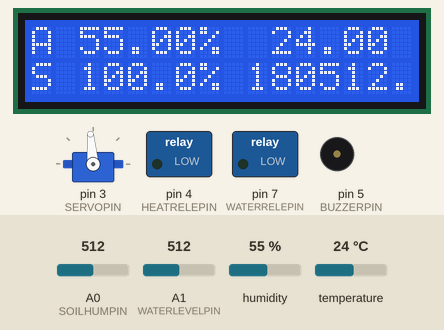
A sketch run on a simulated Arduino Uno, built with avr-gcc and run on an emulated ATmega328P. On the bench: servo, 16×2 character LCD, switched loads named in the sketch (green lamp = pin HIGH), buzzer (waves = sounding). Inputs (shaded band) come from the test bench; at power-on: A1 (WATERLEVELPIN) = 512, humidity 55 %, A0 (SOILHUMPIN) = 512, temperature 24 °C.

Above: at 1.3 s.
1.4 s: A1 (WATERLEVELPIN) set to 482
At 3.5 s:
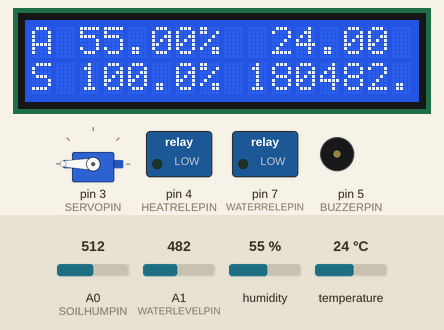
7.5 s: humidity set to 68 %
At 10.1 s:
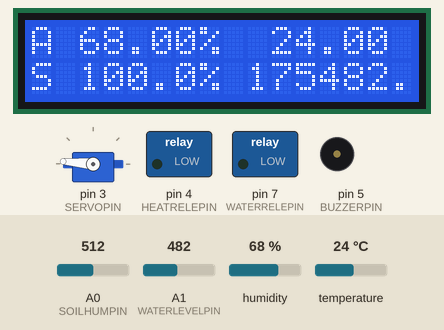
13.6 s: A0 (SOILHUMPIN) set to 992
At 16.0 s:
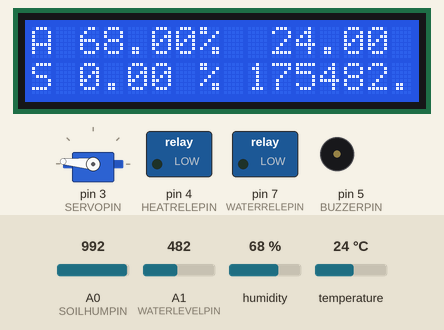
16.5 s: A1 (WATERLEVELPIN) set to 510
At 17.2 s:
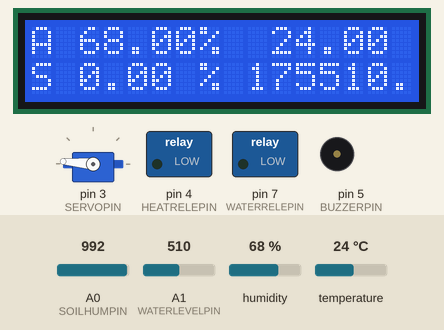
18.1 s: temperature set to 12 °C
At 19.8 s:
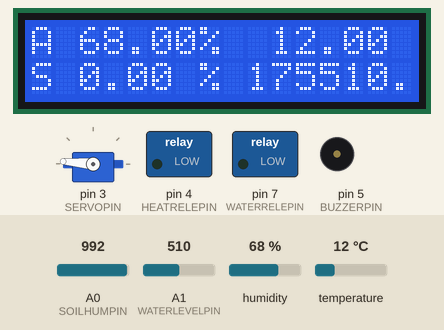
20.2 s: A0 (SOILHUMPIN) set to 716
At 29.7 s:
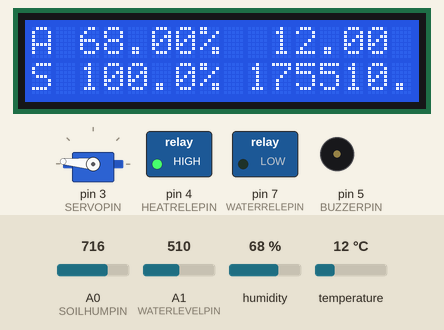
Timing chart, 0 to 32.6 s (numbered marks = the images above; inputs shaded):
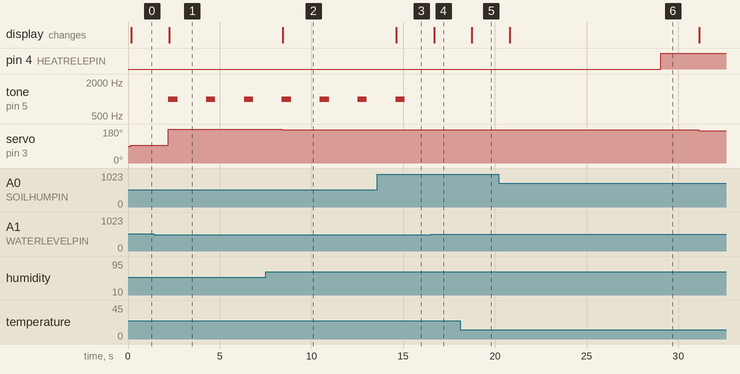

Measured:
- the behaviour switches between 500 and 499 on A1 (WATERLEVELPIN) (found by bisection; images 0 and 1)
- after the input at 1.4 s, tone on pin 5 (BUZZERPIN): alternates 1000 Hz for 0.50 s and silent for 1.6 s, starting after 0.80 s; the display: changes after 0.84 s (image 1)
- after the input at 7.5 s, servo on pin 3 (SERVOPIN): 180° → 175° after 0.89 s; the display: changes after 0.93 s (image 2)
- after the input at 13.6 s, the display: changes after 1.0 s (image 3)
- after the input at 16.5 s, tone on pin 5 (BUZZERPIN): stays silent (without the input it goes to 1000 Hz after 0.15 s); the display: changes after 0.19 s (image 4)
- after the input at 18.1 s, the display: changes after 0.65 s (image 5)
- after the input at 20.2 s, the display: changes after 0.61 s (image 6)

The sketch:

PlantLifeSupportSystem.ino
```cpp
// Librarys
#include <DHT.h>
#include <LiquidCrystal_I2C.h>
#include <Servo.h>
#include <Wire.h>

// pins and types
#define DHTPIN 2
#define DHTTYPE DHT11
#define HEATRELEPIN 4
#define WATERRELEPIN 7
#define SERVOPIN 3
#define SOILHUMPIN A0
#define WATERLEVELPIN A1
#define BUZZERPIN 5

// Constants
const int sensorAirValue = 920;
const int sensorWaterValue = 875;
int ventAngle = 180;
int ticksSinceHumDrop;
int ticksSinceHumRise;
int oldAirHum = 0;
int oldTemp = 0;
int test = 0;
int ticksWithHeat = 0;
int ticksSinceHeat = 0;
int ticksWatering = 0;
int ticksSinceWatering = 0;
bool heatOn;
bool watering;

// Values
// the tempereatur wanted in the growing envirement
int wantedTemp = 28;
// the wanted humidity in the dirt
int wantedSoilHum = 90;
// the wanted air humidity
int wantedAirHum = 55;
// the amount of time the program will wait before opening up the vent more to lower the humidity (times 2 sek each)
int humCorrectingFactor = 10;
// the maximum rate at which the humidity can drop per tick before the program closes down the vent to limit it
int maxHumChangeDropRate = 1;
// the maximum rate at which the humidity can rise per tick before the program opens up the vent to limit it
int maxHumChangeRiseRate = 1;
// the amount of ticks the heating lamp will be turned on before waiting and then checking the temp again for effect (2X sec each)
int heatingTicks = 25;
// the amount of ticks the program will wait for temperatur to equalize before doing a new addjustment (2X sec each)
int waitAfterHeat = 15;
// the amount of ticks the program will run the watering pump before waiting and then checking the moisture again
int wateringTicks = 2;
// the amount of ticks the program will wait after it runns the pump to let the soil absorb the moisture.
int waitAfterWatering = 45;

// Instances
DHT dht(DHTPIN, DHTTYPE);
LiquidCrystal_I2C lcd(0x27, 16, 2);
Servo servo;

// Gets the temp from the sensor and returns it
float getTemp() {
  return dht.readTemperature();
}
// Gets the humidity from the sensor and returns it
float getAirHum() {
  return dht.readHumidity();
}

// Gets the analog signal from the soil moistur sensor, converts it to a humidity % and returns it
float getSoilHum() {
  float soilMoistureValue = analogRead(SOILHUMPIN);
  int soilMoisturePercent = ((map(soilMoistureValue, sensorAirValue, sensorWaterValue, 0, 1000)) / 10);

  if ( soilMoisturePercent >= 100) {
    return 100.00;
  }
  else if (soilMoisturePercent <= 0) {
    return 0.00;
  }
  else if (soilMoisturePercent < 100 && soilMoisturePercent > 0) {
    return round(soilMoisturePercent * 100) / 100;
  }
}

float getWaterLevel() {
  return analogRead(WATERLEVELPIN);
}

// Makes the buzzer send out a 0.5 sec long 1000kHz beep
void buzz() {
   tone(BUZZERPIN, 1000, 500);
}

// Displayes the temp and hum on the LCD
void displayLCD() {
  float temp = getTemp();
  float airHum = getAirHum();
  float soilMoist = getSoilHum();
  float waterLevel = getWaterLevel();

  lcd.clear();
  lcd.backlight();
  lcd.setCursor(0, 0);
  lcd.print("A");
  lcd.setCursor(2, 0);
  lcd.print(airHum);
  lcd.setCursor(7, 0);
  lcd.print("%");
  lcd.setCursor(10, 0);
  lcd.print(temp);
  lcd.setCursor(0, 1);
  lcd.print("S");
  lcd.setCursor(2, 1);
  lcd.print(soilMoist);
  lcd.setCursor(7, 1);
  lcd.print("%");
  lcd.setCursor(9, 1);
  lcd.print(ventAngle);
  lcd.setCursor(12, 1);
  lcd.print(waterLevel);
}

// Changes the size of the vent to holde the air moisture at the wanted level.
void regulateAirHum(){
  int hum = getAirHum();
  if (oldAirHum == 0){
    oldAirHum = hum;
  }
  else{
    if (hum > wantedAirHum) {
      if (oldAirHum < hum) {
        ventAngle -= 5;
      }
      else if (oldAirHum == hum) {
        if (ticksSinceHumDrop == humCorrectingFactor) {
          ventAngle -= 5;
          ticksSinceHumDrop = 0;
        }
        else{
          ticksSinceHumDrop++;
        }
      }
      else if ((oldAirHum - maxHumChangeDropRate) > hum) {
        ventAngle += 5;
      }
    }
    else if (hum == wantedAirHum) {
      if (oldAirHum > hum) {
        ventAngle += 5;
      }
      else if (oldAirHum < hum) {
        ventAngle -= 5;
      }
    }
    else if (hum < wantedAirHum) {
      if (oldAirHum > hum) {
        ventAngle += 5;
      }
      else if (oldAirHum == hum) {
        if (ticksSinceHumRise == humCorrectingFactor) {
          ventAngle += 5;
          ticksSinceHumRise = 0;
        }
        else{
          ticksSinceHumRise++;
        }
      }
      else if ((oldAirHum + maxHumChangeRiseRate) < hum) {
        ventAngle -= 5;
      }
    }
    oldAirHum = hum;
    if (ventAngle > 180) {
      ventAngle = 180;
    }
    else if (ventAngle < 25) {
      ventAngle = 25;
    }
    servo.write(ventAngle);
  }
}

// Regulates the air temperatur with the use of a heating bulb
void regulateTemp() {
  int temp = getTemp();
  if (heatOn == true) {
    ticksWithHeat++;
    if (ticksWithHeat >= heatingTicks) {
      digitalWrite(HEATRELEPIN, LOW);
      ticksSinceHeat = 0;
      heatOn = false;
    }
  }
  else {
    ticksSinceHeat++;
    if(ticksSinceHeat >= waitAfterHeat) {
      if (temp < wantedTemp) {
        digitalWrite(HEATRELEPIN, HIGH);
        ticksWithHeat = 0;
        heatOn = true;
      }
    }
  }
}

// Checks if the waterlevel in the reservoar is empty. allerts the user if this is the case
void checkWaterLevel() {
  float waterLevel = getWaterLevel();
  if (waterLevel < 500) {
    buzz();
  }
}

// checks the soil moisture and acctivates the arigation pump if needed.
void regulateSoilHum() {
  float soilHum = getSoilHum();
  if (watering == true) {
    ticksWatering++;
    if (ticksWatering >= wateringTicks) {
      digitalWrite(WATERRELEPIN, LOW);
      ticksSinceWatering = 0;
      watering = false;
      }
  }
  else {
    ticksSinceWatering++;
    if (ticksSinceWatering >= waitAfterWatering) {
      if (soilHum < wantedSoilHum) {
        digitalWrite(WATERRELEPIN, HIGH);
        ticksWatering = 0;
        watering = true;
      }
    }
  }
}


void setup() {
  // put your setup code here, to run once:
  servo.attach(SERVOPIN);
  pinMode(HEATRELEPIN, OUTPUT);
  pinMode(WATERRELEPIN, OUTPUT);
  pinMode(BUZZERPIN, OUTPUT);
  dht.begin();
  delay(50);
  lcd.init();
  servo.write(95);
}

void loop() {
  // put your main code here, to run repeatedly:
  regulateAirHum();
  regulateTemp();
  checkWaterLevel();
  regulateSoilHum();

  // Updates LCD keep at end of loop to get up to date info.
  displayLCD();

  // Tick speed of 2 sec (same as hum and temp sensor)
  delay(2000);
}
```
